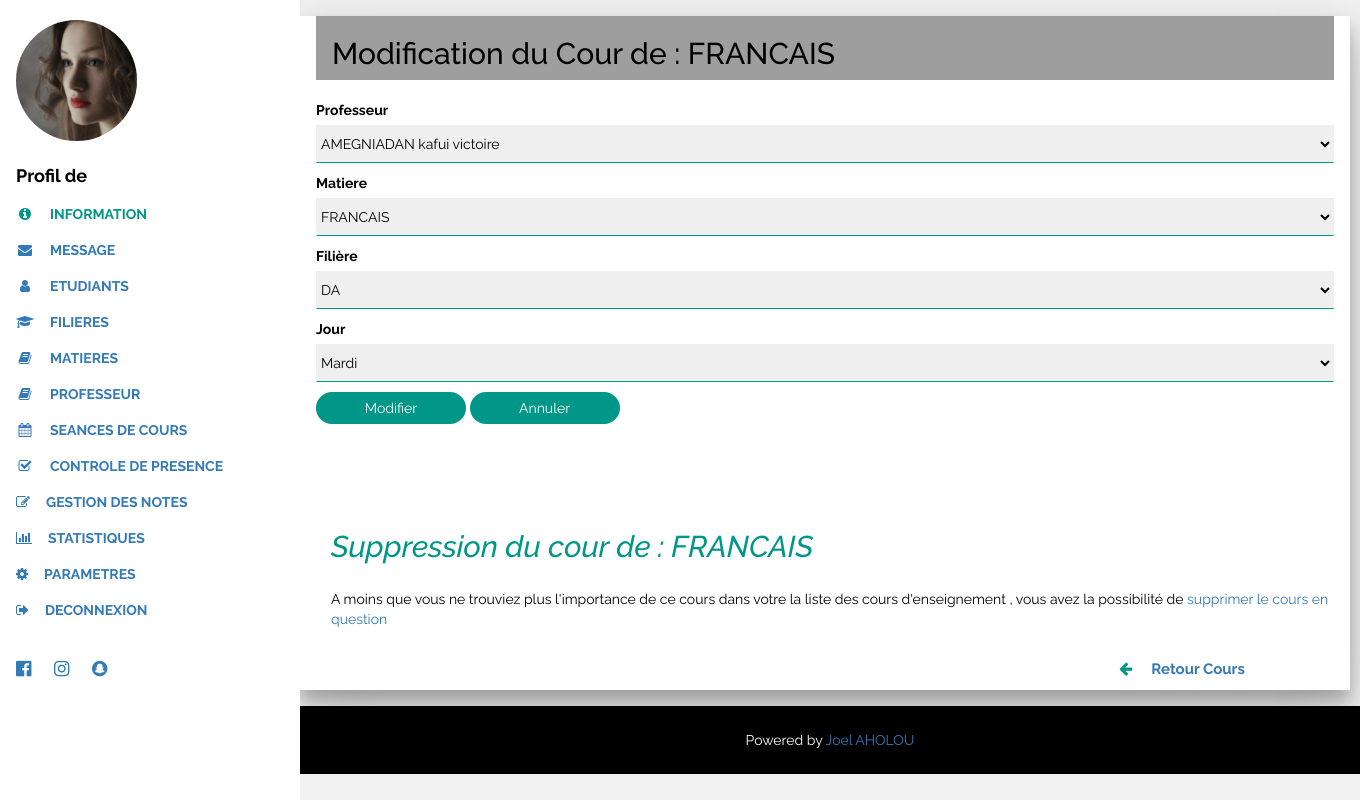
The app's page /index_etablissement_cours_action.php?ids=15 with its own data.
### tables this page shows
CREATE TABLE IF NOT EXISTS `seance` (
`ids` int(11) NOT NULL,
  `pro` varchar(90) NOT NULL,
  `mat` varchar(30) NOT NULL,
  `fil` varchar(30) NOT NULL,
  `jr` varchar(90) NOT NULL,
  `hf` time NOT NULL,
  `dur` int(11) NOT NULL,
  `idpro` int(11) NOT NULL
);

### index_etablissement_cours_action.php (the view, shortened to what this page needs)
<!DOCTYPE html>
<html>
<link rel="stylesheet" href="w3.css">
<link rel="stylesheet" href="font-awesome.min.css">
<link rel="stylesheet" href="bootstrap.min.css">
<body class="w3-light-grey w3-content" style="max-width:1600px">
<nav class="w3-sidenav w3-collapse w3-white w3-animate-left" style="z-index:3;width:300px;" id="mySidenav"><br>
  <div class="w3-container">
    <img src="w3images/avatar_g2.jpg" style="width:45%;" class="w3-circle"><br><br>
    <h4 class="w3-padding-0"><b>Profil de <?php echo $_SESSION['pseudot']; ?></b></h4>
  </div>
  <a href="#portfolio" onclick="w3_close()" class="w3-padding w3-text-teal"><i class="fa fa fa-info-circle fa-fw w3-margin-right"></i>INFORMATION</a>
  <a href="#about" onclick="w3_close()" class="w3-padding"><i class="fa fa-envelope fa-fw w3-margin-right"></i>MESSAGE</a>
	<a href="index_etablissement_etudiant.php?id=<?php echo ($_SESSION['id']);?>" onclick="w3_close()" class="w3-padding"><i class="fa  fa fa-user fa-fw w3-margin-right"></i>ETUDIANTS</a>
	<a href="index_etablissement_filiere.php?id=<?php echo ($_SESSION['id']);?>" onclick="w3_close()" class="w3-padding"><i class="fa  fa-mortar-board fa-fw w3-margin-right"></i>FILIERES</a>
	<a href="index_etablissement_matiere.php?id=<?php echo ($_SESSION['id']);?>" onclick="w3_close()" class="w3-padding"><i class="fa  fa fa-book fa-fw w3-margin-right"></i>MATIERES</a>
	<a href="index_etablissement_professeur.php?id=<?php echo ($_SESSION['id']);?>" onclick="w3_close()" class="w3-padding"><i class="fa  fa fa-book fa-fw w3-margin-right"></i>PROFESSEUR</a>
	<a href="index_etablissement_cours.php?id=<?php echo ($_SESSION['id']);?>" onclick="w3_close()" class="w3-padding"><i class="fa  fa fa-calendar fa-fw w3-margin-right"></i>SEANCES DE COURS</a>
   <a href="#" onclick="w3_close()" class="w3-padding"><i class="fa  fa fa-check-square-o fa-fw w3-margin-right"></i>CONTROLE DE PRESENCE</a>
   <a href="#" onclick="w3_close()" class="w3-padding"><i class="fa fa fa-edit w3-margin-right"></i>GESTION DES NOTES</a>
   <a href="#" onclick="w3_close()" class="w3-padding"><i class="fa fa fa-bar-chart-o w3-margin-right"></i>STATISTIQUES</a>
   <a href="#" onclick="w3_close()" class="w3-padding"><i class="fa fa fa-cog w3-margin-right"></i>PARAMETRES</a>
   <a href="deconnexion.php" onclick="w3_close()" class="w3-padding"><i class="fa fa fa-sign-out w3-margin-right"></i>DECONNEXION</a>
  <div class="w3-section w3-padding-top w3-large">
    <a href="#" class="w3-hover-white w3-hover-text-indigo w3-show-inline-block"><i class="fa fa-facebook-official"></i></a>
    <a href="#" class="w3-hover-white w3-hover-text-purple w3-show-inline-block"><i class="fa fa-instagram"></i></a>
    <a href="#" class="w3-hover-white w3-hover-text-yellow w3-show-inline-block"><i class="fa fa-snapchat"></i></a>
  </div>
</nav>
<div class="w3-main" style="margin-left:300px">
  <div class="w3-panel w3-card-12 w3-margin-bottom w3-white" style="width:1050px;">
   <?php
            $bdd = new PDO('mysql:host=127.0.0.1; dbname=scolarite1','root', '');
            $Codes=$_GET['ids'];
            $_select = $bdd->prepare("SELECT * FROM seance WHERE ids=$Codes ");
            $_select->execute();
            while ($s=$_select->fetch(PDO::FETCH_OBJ)) {
          ?>
		<div class="w3-container w3-grey">
  <h2>Modification du Cour de :  <?php echo $s->mat;?></h2>
</div>
<br/>
 <form method="POST" action="">
            <p>
              <label>Professeur</label><select  class="w3-select" name="proff">
              <option><?php echo $s->pro; ?></option>
     <?php
     $_select=$bdd->query("SELECT pop  FROM professeur");
     ?>
   </select></p>
          <p>
              <label>Matiere</label><select  class="w3-select" name="matt">
              <option><?php echo $s->mat; ?></option>
     <?php
     $_select=$bdd->query("SELECT nom  FROM matiere");
     ?>
   </select></p>
   <p>
              <label for="fil" >Filière</label><select  class="w3-select" name="fill">
              <option><?php echo $s->fil; ?></option>
     <?php
     $_select=$bdd->query("SELECT NomFil  FROM filiere");
     ?>
   </select></p>
   <p>
              <label for="jr" >Jour</label>
			  <select  class="w3-select" id="jr" name="jrr">
              <option><?php echo $s->jr; ?></option>
				</select>
				</p>
  <p><button type="submit" name="valider" class="w3-btn w3-teal w3-round-xxlarge">Modifier</button>
  <button type="reset" class="w3-btn w3-teal w3-round-xxlarge">Annuler</button></p>
</form><br/>
<?php
      }
        ?>
		<br/><br/>
   <?php
            $bdd = new PDO('mysql:host=127.0.0.1; dbname=scolarite1','root', '');
            $Codes=$_GET['ids'];
            $_select = $bdd->prepare("SELECT * FROM seance WHERE ids=$Codes");
            $_select->execute();
            while ($z=$_select->fetch(PDO::FETCH_OBJ)) {
          ?>
        <h2 class="w3-text-teal w3-padding-16" style="margin-left:15px;"><i>Suppression du cour de : <?php echo $z->mat;?> </i></h2>
    <p style="margin-left:15px;">
      A moins que vous ne trouviez plus l'importance de ce cours dans votre la liste des cours d'enseignement , vous avez la possibilité de <a href="#demo" style="text-decoration:none; cursor:pointer;" data-toggle="collapse">supprimer le cours en question</a>
    </p>
 <br/>
 <?php
			}
 ?>
  <p class="w3-medium" style="margin-left:800px;"><b><i class="fa fa fa-arrow-left fa-fw w3-margin-right w3-text-teal"></i><a href="index_etablissement_cours.php?id=<?php echo ($_SESSION['id']);?>" target="_parent" class="w3-padding-2" style="text-decoration:none;">Retour Cours</a></b></p>
</div>
  <div  class="w3-black w3-center w3-padding-24">Powered by <a href="default.html" title="W3.CSS"  class="w3-hover-opacity">Joel AHOLOU</a></div>
</div>
</body>
</html>

### index_etablissement_cours_action.php (style rules this page uses)
body,h1,h2,h3,h4,h5,h6 { font-family: "Raleway", sans-serif }
.w3-sidenav a,.w3-sidenav h4 { font-weight:bold }
.w3-btn { width:150px; }

### records on screen
seance: mat "FRANCAIS", proff "AMEGNIADAN kafui victoire", matt "FRANCAIS", fill "DA", jrr "Mardi"
